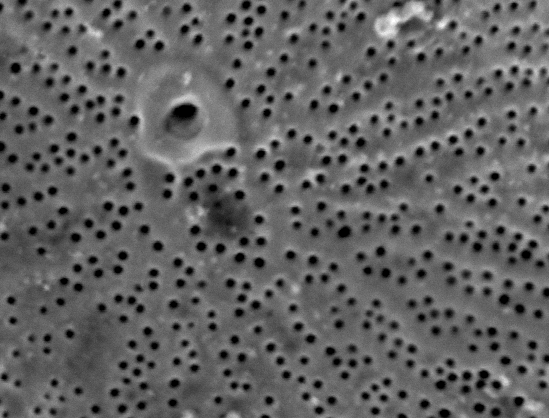
#> input picture work/CNMS/testing thresholds, blurs/cropped_Wild010.tif, 549 x 418 px, found by its file name
$ jupyter execute 'Histogram testing--Wild010.ipynb'
#> lines starting #> are read from the running program, lines starting #| are printed output that depends on the picture; after the words box and inside, x2 and y2 are one past the last pixel; in counts of white or black regions, pixels touching at a corner belong together; long printed decimals are rounded
[cell 1]
#ADAPTIVE SKELETON WITH 3 COLORS SEEMS TO WORK BEST

import matplotlib.pyplot as plt
import cv2
img = cv2.imread('cropped_Wild010.tif')
#> img is the input picture: shape (418, 549, 3); min 0, max 255, mean 98
blur = cv2.blur(img,(15,15))
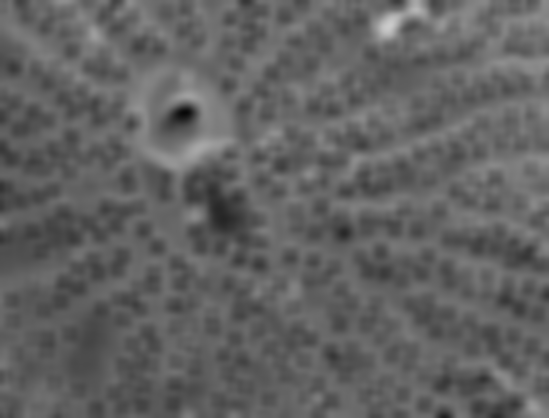
#> blur: shape (418, 549, 3); min 8, max 203, mean 98
from matplotlib.colors import LinearSegmentedColormap
cdict2 = {'red':   ((0.0, 0.0, 0.0),
                   (0.1, 1.0, 1.0),
                   (1.0, 1.0, 1.0)),

         'green': ((0.0, 0.0, 0.0),
                   (1.0, 0.0, 0.0)),

        'blue':  ((0.0, 0.0, 0.0),
                   (1.0, 0.0, 0.0))
        }
red2 = LinearSegmentedColormap('Red2', cdict2)
from skimage.filters import threshold_otsu
thotsu=threshold_otsu(blur)
#> thotsu = 98
otsublur = blur[:,:,0]> thotsu
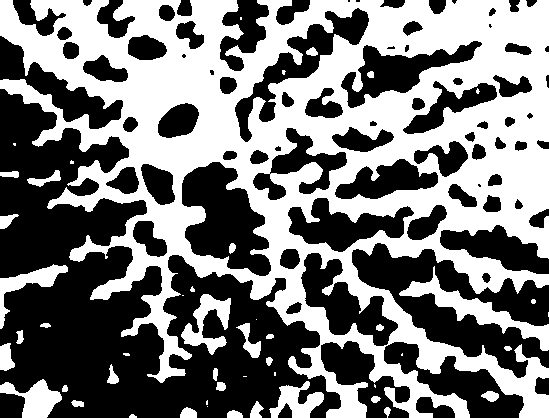
#> otsublur: shape (418, 549) bool; 47.7% white; 49 white regions (15 under 20 px), largest, box (x1, y1, x2, y2) and area: (0, 0, 549, 418) 99703, (399, 266, 549, 351) 2432, (181, 294, 231, 355) 1285

from skimage.morphology import skeletonize
otsuskeleton = skeletonize(otsublur)
#> otsuskeleton: shape (418, 549) bool; 3.8% white in thin lines or dots
imgplot = plt.imshow(img, alpha=0.9)
ax = plt.subplot()
ax.imshow(otsuskeleton, cmap=red2, interpolation='sinc', alpha=.42)

[cell 2]
from PIL import Image
im=Image.open('cropped_Wild010.tif')
width, height=im.size
#> width = 549; height = 418

[cell 3]
import numpy as np
import cv2 as cv
from matplotlib import pyplot as plt
img = cv.imread('cropped_Wild010.tif',0)
#> img: shape (418, 549); min 0, max 255, mean 98
plt.hist(img.ravel(),256,[0,256])
plt.show()
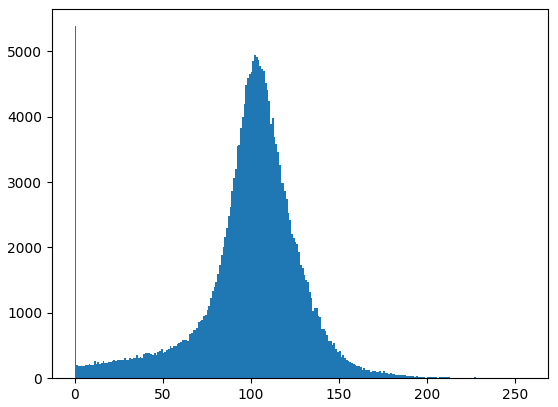
#> figure drawn by matplotlib, 1 panel; tallest bar 5384 high, from x = 0 to 1

np.mean(img)
#> Out = 98.04

[cell 4]
#import statistics
#statistics.mode(mode)

[cell 5]
partialstd=(np.std(img)/2)
#> partialstd = 15.96
lower=np.mean(img)-partialstd
#> lower = 82.07
print("lower =",lower)
#| lower = 82.073
upper=np.mean(img)+partialstd
#> upper = 114
print("upper =",upper)
#| upper = 113.999

[cell 6]
# [18 lines of commented-out code are left out]

[cell 7]
from skimage.filters import threshold_otsu
thres=threshold_otsu(img)
#> thres = 73
print(thres)
#| 73

[cell 8]
thresh = img[:,:] > thres
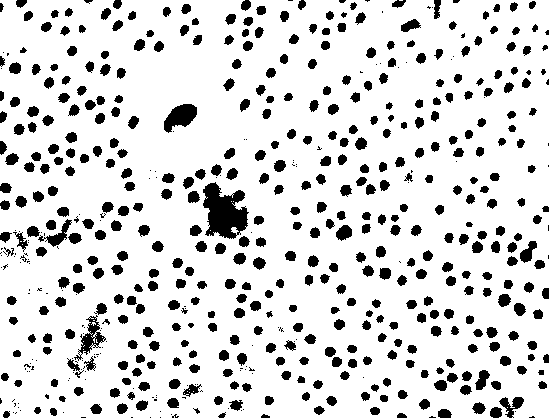
#> thresh: shape (418, 549) bool; 85.2% white; 599 black regions (155 under 20 px), largest, box (x1, y1, x2, y2) and area: (203, 182, 249, 239) 1660, (164, 104, 197, 133) 580, (74, 315, 106, 361) 451

from skimage.morphology import skeletonize
skeleton = skeletonize(thresh)
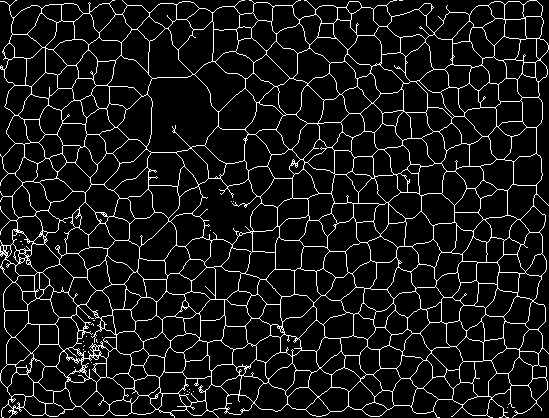
#> skeleton: shape (418, 549) bool; 8.6% white in thin lines or dots
ax = plt.subplot()

ax.imshow(skeleton, cmap=red2, interpolation= 'bilinear')

[cell 9]
im.quantize(3,0)

[cell 10]
image=im.quantize(3,0)
image.save('simple_Wild010.tif')
print(image)
#| <PIL.Image.Image image mode=P size=549x418 at 0x7F3137B1DC90>
newimg = cv2.imread('simple_Wild010.tif')
plt.hist(newimg.ravel(),256,[0,255]); plt.show()

[cell 11]
newimg[np.where(newimg == [130])] = [255]
newimg[np.where(newimg == [108])] = [180]
newimg[np.where(newimg == [75])] = [0]
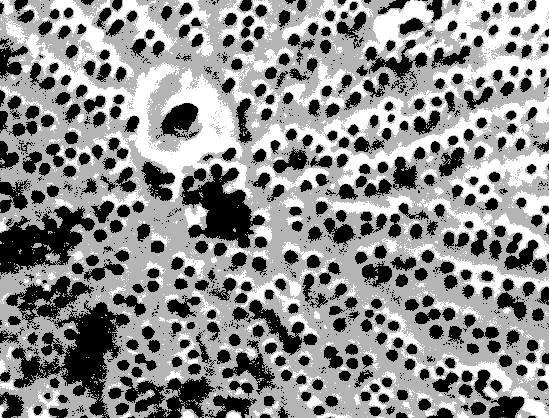
#> newimg: shape (418, 549, 3); min 0, max 255, mean 142.2
newimg[np.where(newimg == [161])] = [0]
plt.imshow(newimg, cmap='gray')

[cell 12]
#OTSU THRESHOLDING

from skimage.filters import threshold_otsu
th=threshold_otsu(newimg)
#> th = 0
print(th)
#| 0


print(np.shape(newimg))
#| (418, 549, 3)
newnewimg=newimg[:,:,0]
print(np.shape(newnewimg))
#| (418, 549)

threshold = newimg[:,:,0] > th
#> threshold: shape (418, 549) bool; 70.2% white; 1275 black regions (875 under 20 px), largest, box (x1, y1, x2, y2) and area: (12, 300, 130, 418) 4972, (180, 164, 265, 248) 3444, (0, 206, 95, 275) 3410
plt.imshow(threshold)

[cell 13]
#OTSU SKELETON

from skimage.morphology import skeletonize
skeleton = skeletonize(threshold)
#> skeleton: shape (418, 549) bool; 12.5% white in thin lines or dots
ax = plt.subplot()

from matplotlib.colors import LinearSegmentedColormap
cdict2 = {'red':   ((0.0, 0.0, 0.0),
                   (0.1, 1.0, 1.0),
                   (1.0, 1.0, 1.0)),

         'green': ((0.0, 0.0, 0.0),
                   (1.0, 0.0, 0.0)),

        'blue':  ((0.0, 0.0, 0.0),
                   (1.0, 0.0, 0.0))
        }
red2 = LinearSegmentedColormap('Red2', cdict2)
ax.imshow(skeleton, cmap=red2, interpolation= 'bilinear')

[cell 14]
#LOCAL THRESHOLDING

from skimage.morphology import disk
from skimage.filters import  rank
from skimage.util import img_as_ubyte

lum_img = img_as_ubyte(newnewimg)


#what is the disk thing****
radius =5
selem = disk(radius)

local_otsu = rank.otsu(lum_img, selem)
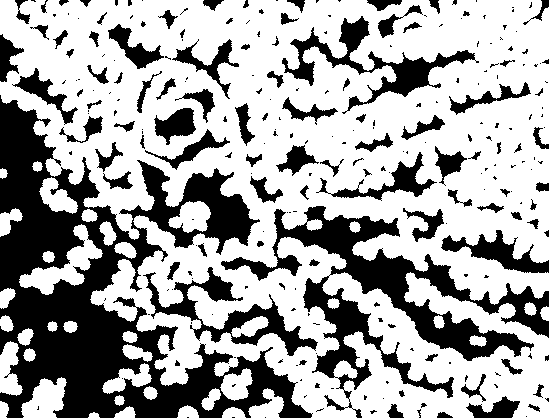
#> local_otsu: shape (418, 549); values 0 (black) and 180 (white), 65.2% white; 262 black regions (164 under 20 px), largest, box (x1, y1, x2, y2) and area: (0, 95, 313, 418) 36650, (221, 206, 549, 418) 15742, (282, 16, 479, 114) 3906


fig, axes = plt.subplots(1, 2, figsize=(8, 5), sharex=True, sharey=True)
ax = axes.ravel()
plt.tight_layout()

fig.colorbar(ax[0].imshow(lum_img, cmap=plt.cm.gray),
             ax=ax[0], orientation='horizontal')
ax[0].set_title('Original')
ax[0].axis('off')

#fig.colorbar(ax[1].imshow(local_otsu, cmap=plt.cm.gray),
#             ax=ax[1], orientation='horizontal')
ax[1].set_title('Local Otsu (radius=%d)' % radius)
ax[1].axis('off')

plt.show()
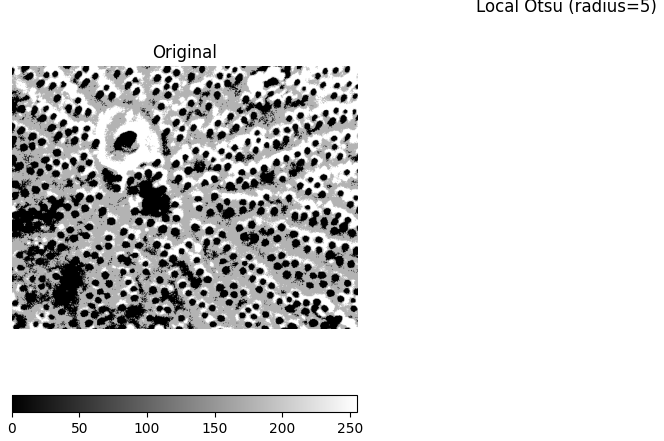
#> figure drawn by matplotlib, 2 panels

#not so good

[cell 15]
import matplotlib.pyplot as plt
import cv2
from matplotlib.colors import LinearSegmentedColormap
cdict2 = {'red':   ((0.0, 0.0, 0.0),
                   (0.1, 1.0, 1.0),
                   (1.0, 1.0, 1.0)),

         'green': ((0.0, 0.0, 0.0),
                   (1.0, 0.0, 0.0)),

        'blue':  ((0.0, 0.0, 0.0),
                   (1.0, 0.0, 0.0))
        }
red2 = LinearSegmentedColormap('Red2', cdict2)


#ablur = cv2.blur(newnewimg,(32, 32))
a_mthres = cv2.adaptiveThreshold(newnewimg,1,cv2.ADAPTIVE_THRESH_MEAN_C,\
            cv2.THRESH_BINARY,141,4)
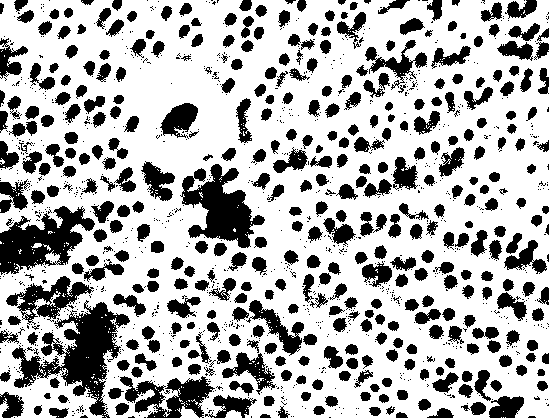
#> a_mthres: shape (418, 549); values 0 (black) and 1 (white), 69.7% white; 1283 black regions (889 under 20 px), largest, box (x1, y1, x2, y2) and area: (12, 300, 130, 418) 4972, (180, 164, 265, 248) 3444, (0, 206, 95, 275) 3410

[cell 16]
#ADAPTIVE SKELETON
from skimage.morphology import skeletonize
adaptiveskeleton = skeletonize(a_mthres)
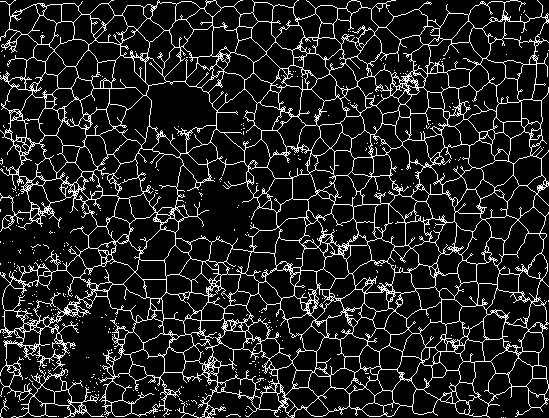
#> adaptiveskeleton: shape (418, 549) bool; 12.6% white in thin lines or dots
ax = plt.subplot()
ax.imshow(adaptiveskeleton, cmap=red2, interpolation='sinc')

[cell 17]
import matplotlib.image as mpimg
img2=mpimg.imread('cropped_Wild010.tif')
imgplot2 = plt.imshow(img2, alpha= .9)

ax2 = plt.subplot()
ax2.imshow(adaptiveskeleton, cmap=red2, interpolation='sinc', alpha=0.3)
plt.show()

$ run again, with work/CNMS/testing thresholds, blurs/cropped_Wild002.tif copied over work/CNMS/testing thresholds, blurs/cropped_Wild010.tif
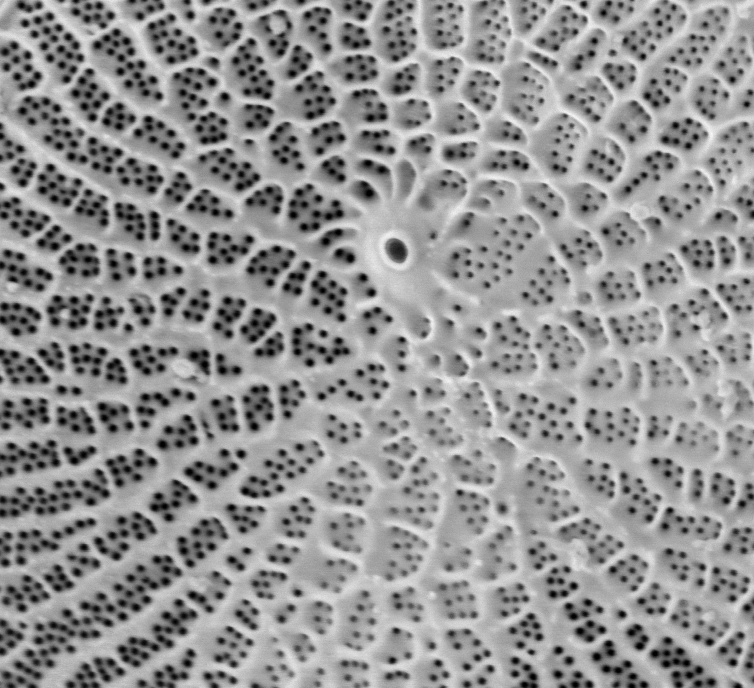
#> input picture work/CNMS/testing thresholds, blurs/cropped_Wild002.tif, 754 x 688 px, found by its file name
#> img is the input picture: shape (688, 754, 3); min 0, max 245, mean 146.3
#> thotsu = 138
#> `otsublur = blur[:,:,0]> thotsu`:
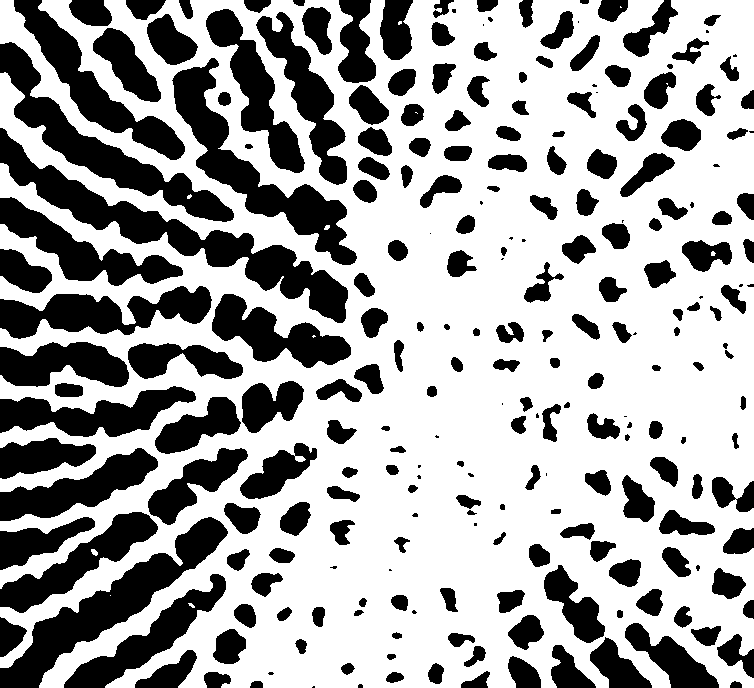
#> otsublur: shape (688, 754) bool; 64.7% white; 242 black regions (38 under 20 px), largest, box (x1, y1, x2, y2) and area: (0, 128, 348, 323) 11512, (0, 517, 228, 688) 9010, (172, 58, 357, 265) 8651
#> otsuskeleton: shape (688, 754) bool; 4% white in thin lines or dots
#> img: shape (688, 754)
#> `np.mean(img)`: Out = 146.3
#> partialstd = 24.02
#> lower = 122.3
#| lower = 122.293
#> upper = 170.3
#| upper = 170.343
#> thres = 125
#| 125
#> thresh: shape (688, 754) bool; 72.8% white; 962 black regions (136 under 20 px), largest, box (x1, y1, x2, y2) and area: (13, 555, 183, 680) 4656, (0, 469, 111, 519) 2498, (117, 599, 198, 668) 1852
#| <PIL.Image.Image image mode=P size=754x688 at 0x7F3137B27E90>
#> th = 109
#| 109
#| (688, 754, 3)
#| (688, 754)
#> threshold: shape (688, 754) bool; 65.5% white; 806 black regions (123 under 20 px), largest, box (x1, y1, x2, y2) and area: (0, 555, 183, 688) 6055, (14, 96, 164, 196) 4127, (0, 468, 111, 519) 2820
#> `plt.show()`:
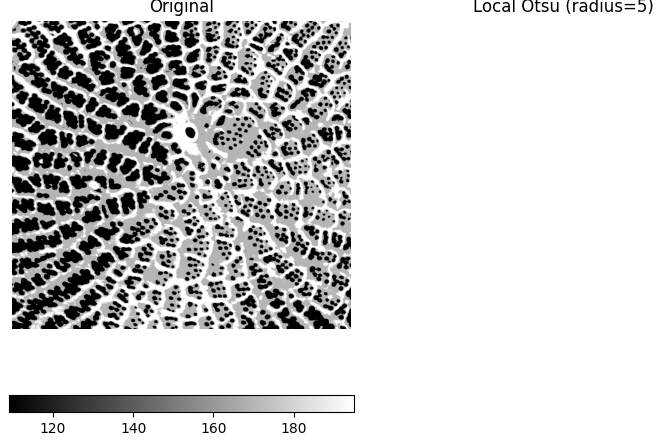
#> figure drawn by matplotlib, 2 panels
#> adaptiveskeleton: shape (688, 754) bool; 7.4% white in thin lines or dots

$ run again, with work/CNMS/testing thresholds, blurs/cropped_Wild004.tif copied over work/CNMS/testing thresholds, blurs/cropped_Wild010.tif
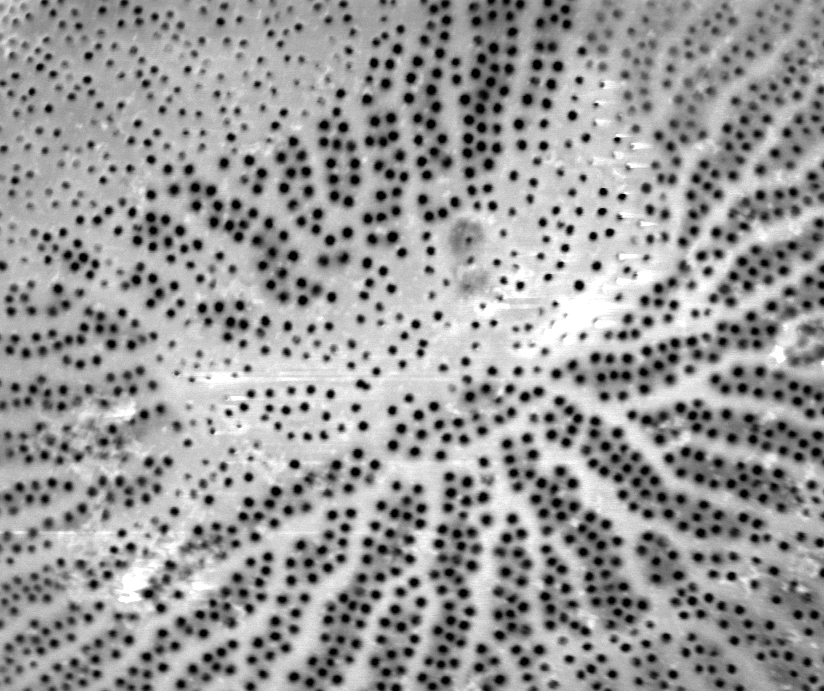
#> input picture work/CNMS/testing thresholds, blurs/cropped_Wild004.tif, 824 x 691 px, found by its file name
#> img is the input picture: shape (691, 824, 3); min 0, max 255, mean 153.9
#> thotsu = 153
#> otsublur: shape (691, 824) bool; 51% white; 137 black regions (12 under 20 px), largest, box (x1, y1, x2, y2) and area: (501, 396, 824, 691) 39754, (315, 0, 580, 260) 34688, (551, 215, 824, 402) 13486
#> otsuskeleton: shape (691, 824) bool; 3.2% white in thin lines or dots
#> img: shape (691, 824)
#> `np.mean(img)`: Out = 153.9
#> partialstd = 28.37
#> lower = 125.5
#| lower = 125.520
#> upper = 182.3
#| upper = 182.255
#> thres = 129
#| 129
#> thresh: shape (691, 824) bool; 73.1% white; 1061 black regions (126 under 20 px), largest, box (x1, y1, x2, y2) and area: (587, 416, 766, 540) 4910, (458, 0, 528, 135) 4860, (675, 446, 804, 514) 3711
#| <PIL.Image.Image image mode=P size=824x691 at 0x7F3137B50F90>
#> th = 110
#| 110
#| (691, 824, 3)
#| (691, 824)
#> threshold: shape (691, 824) bool; 64.4% white; 858 black regions (172 under 20 px), largest, box (x1, y1, x2, y2) and area: (457, 0, 530, 181) 7169, (580, 416, 768, 541) 6407, (669, 582, 824, 691) 5553
#> `adaptiveskeleton = skeletonize(a_mthres)`:
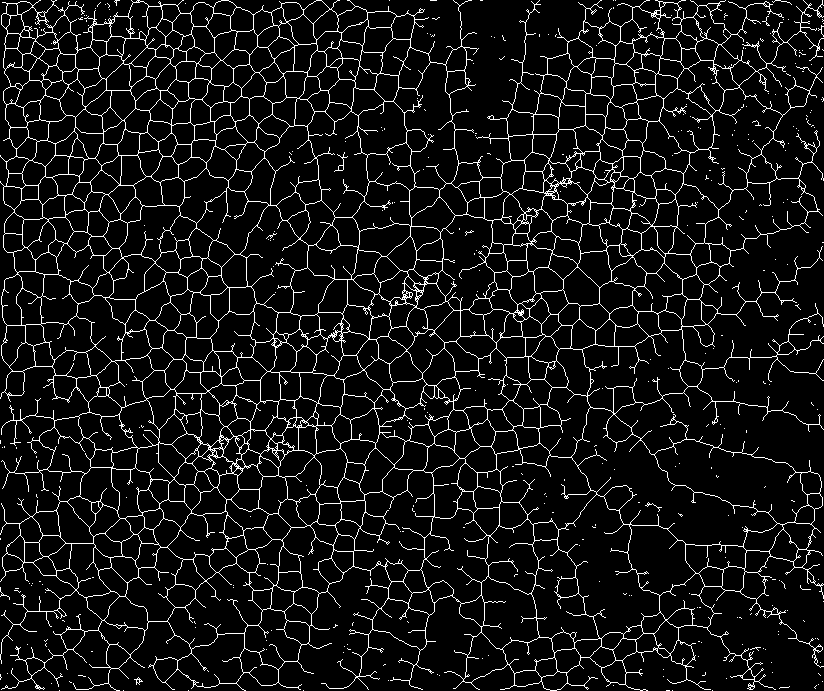
#> adaptiveskeleton: shape (691, 824) bool; 7.9% white in thin lines or dots
